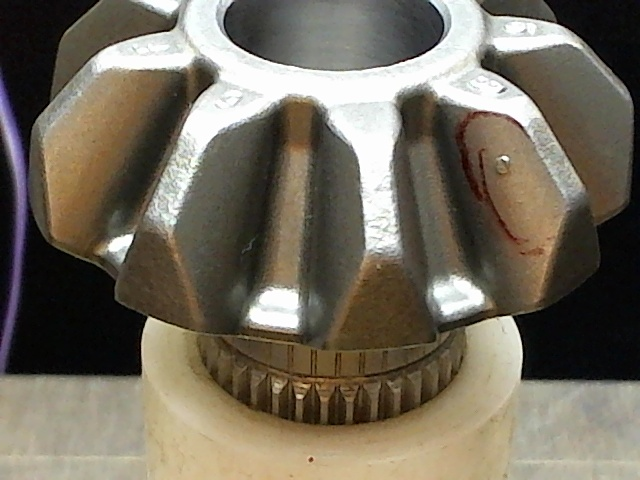
#> input picture gonzales/output120/image120.jpg, 640 x 480 px
$ python tophat.py   (older library calls are emulated)
#> lines starting #> are read from the running program, lines starting #| are printed output that depends on the picture
#> further down, image is the input picture: shape (480, 640, 3); mean B, G, R 93.5, 107.9, 115.5
### gonzales/crop.py
from __future__ import division
import numpy as np


def find_angle_from_given_point(img, centre_x, centre_y):
    y_area = np.arange(0, img.shape[0], dtype=np.float)
    x_area = np.arange(0, img.shape[1], dtype=np.float)

    xx, yy = np.meshgrid(x_area, y_area)

    theta = np.arctan2(yy - centre_y, xx - centre_x) * 180 / np.pi + 180

    return theta

def find_radial_distance_from_given_point(img, centre_x, centre_y):
#> called with centre_x = 340, centre_y = -50
    y_area = np.arange(0, img.shape[0], dtype=np.int64)
#> y_area = 480 values from 0 to 479
    x_area = np.arange(0, img.shape[1], dtype=np.int64)
#> x_area = 640 values from 0 to 639

    xx, yy = np.meshgrid(x_area, y_area)

    r = np.sqrt(np.power((xx - centre_x), 2) + np.power((yy - centre_y), 2))

    return r


# [129 lines left out: functions crop_circle, crop_ring, crop_ring_two_centers, crop_radial_arc, not called in this run]


def crop_radial_arc_two_centres(img, centre_x1=None, centre_y1=None, centre_x2=None, centre_y2=None,
                                radius1=None, radius2=None, theta1=0, theta2=360, inside_region=True):
    test = np.copy(img)

    if centre_x1 is None:
        centre_x1 = img.shape[0] / 2
    if centre_y1 is None:
        centre_y1 = img.shape[1] / 2
    if centre_x2 is None:
        centre_x2 = img.shape[0] / 2
    if centre_y2 is None:
        centre_y2 = img.shape[1] / 2

    if radius1 is None:
        radius1 = 0

    if radius2 is None:
        if img.shape[1] > img.shape[0]:
            radius2 = img.shape[0] / 2
        else:
            radius2 = img.shape[1] / 2

    r1 = find_radial_distance_from_given_point(img, centre_x1, centre_y1)
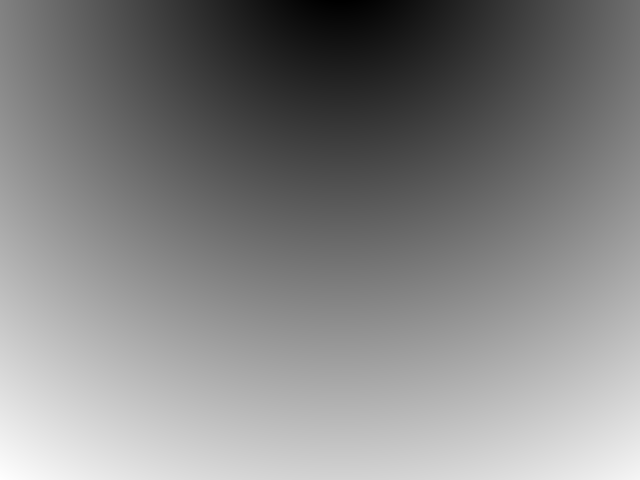
#> r1: shape (480, 640) float64; min 50, max 628.8, mean 348.7; drawn with min black and max white
    r2 = find_radial_distance_from_given_point(img, centre_x2, centre_y2)

    theta = find_angle_from_given_point(img, centre_x1, centre_y1)
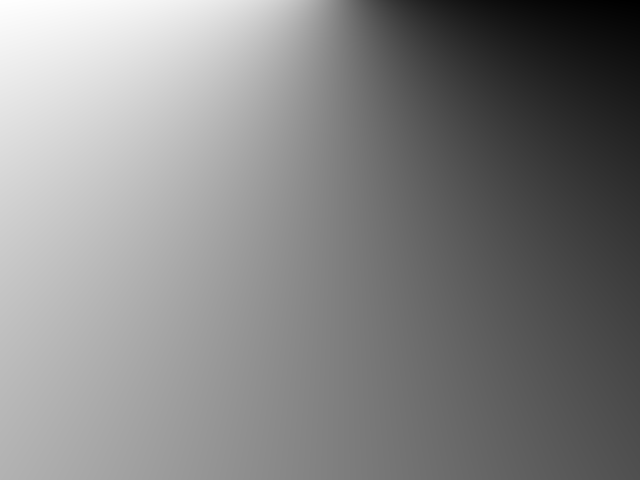
#> theta: shape (480, 640) float64; min 189.5, max 351.6, mean 273.2; drawn with min black and max white

    if inside_region:
        unselected_area = np.where((r1 < radius1) | (r2 > radius2) | (theta < theta1) | (theta > theta2))
#> unselected_area = 190572 positions, rows 0 to 479, columns 0 to 639
        selected_area = np.where((r1 >= radius1) & (r2 <= radius2) & (theta >= theta1) & (theta <= theta2))
#> selected_area = 116628 positions, rows 42 to 340, columns 36 to 639
    else:
        unselected_area = np.where((r1 >= radius1) & (r1 <= radius2) & (theta >= theta1) & (theta <= theta2))
        selected_area = np.where((r2 < radius1) | (r2 > radius2) | (theta < theta1) | (theta > theta2))

    test[unselected_area] = 0
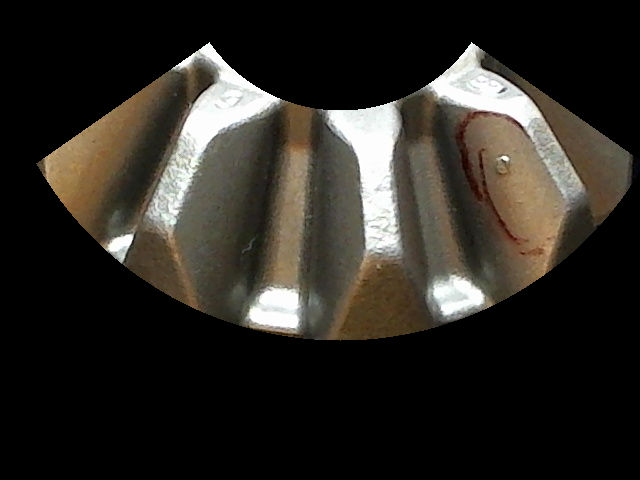
#> test: shape (480, 640, 3); mean B, G, R 35.4, 40.9, 44.2

    return test, test[selected_area].flatten().tolist()

### gonzales/output120/tophat.py
import cv2
import numpy as np
import crop


def showimage(name,image):
    cv2.imshow(name,image)
    cv2.waitKey(0)
    cv2.destroyAllWindows()

def tophatdiffblackhat(image):
    showimage("",image)
    kernel=np.ones((5,5),np.uint8)
    tophat=cv2.morphologyEx(image, cv2.MORPH_TOPHAT, kernel)
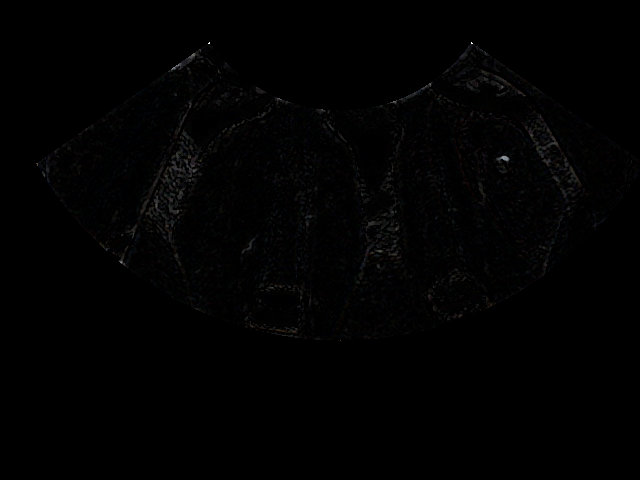
#> tophat: shape (480, 640, 3); mean B, G, R 1.5, 1.5, 1.5
    blackhat = cv2.morphologyEx(image, cv2.MORPH_BLACKHAT, kernel)
    finalimage=tophat-blackhat
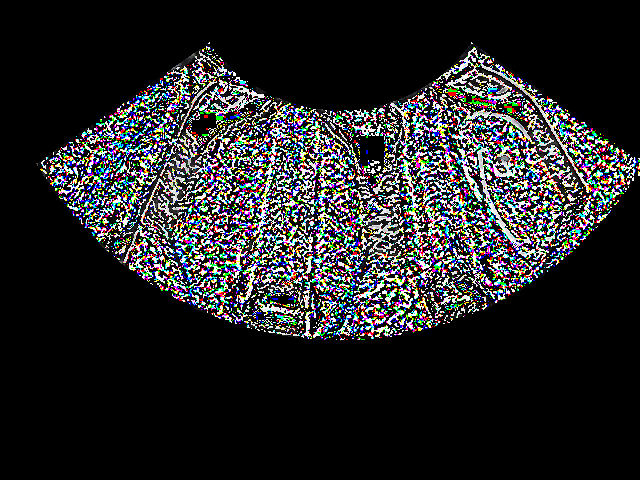
#> finalimage: shape (480, 640, 3); mean B, G, R 39, 38.1, 37.9
    pos1=np.where(finalimage<[110,110,110])
    pos2=np.where(finalimage>[130,130,130])
    finalimage[pos1]=0
    finalimage[pos2]=0
#> finalimage: shape (480, 640, 3); mean B, G, R 0, 0, 0
    showimage("",finalimage)

if __name__=="__main__":
    image=cv2.imread("image120.jpg")
    crop1, _ = crop.crop_radial_arc_two_centres(image, centre_x1=340, centre_y1=-50, centre_x2=340, centre_y2=-10,radius1=160, radius2=350, theta1=215, theta2=325)
    tophatdiffblackhat(crop1)
